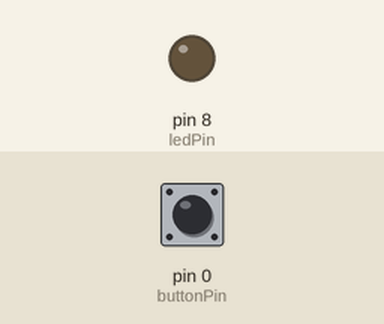
The sketch below on a simulated Arduino Uno, built with avr-gcc and run on an emulated ATmega328P. Shown: output pins drawn as LEDs (lit = HIGH). The test bench sets the inputs (shaded band); at power-on: pin 0 (buttonPin) LOW.

Above: at 1.2 s.
1.3 s: pin 0 (buttonPin) pulled HIGH for 0.15 s
At 1.37 s:
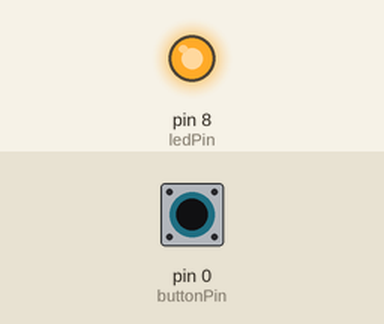
2.9 s: pin 0 (buttonPin) pulled HIGH for 3.2 s
At 6.9 s:
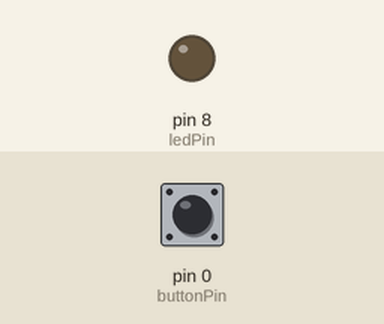
Timing chart, 0 to 8.4 s (numbered marks = the images above; inputs shaded):
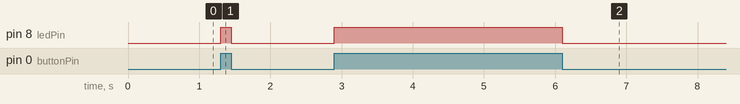

Measured:
- after the input at 1.3 s, pin 8 (ledPin): LOW → HIGH at once, → LOW 0.15 s later
- after the input at 2.9 s, pin 8 (ledPin): LOW → HIGH at once, → LOW 3.2 s later

The sketch:

Button_Test.ino
```cpp
const int buttonPin = 0;
const int ledPin = 8;
int buttonState;

void setup() {
  // put your setup code here, to run once:
  pinMode(buttonPin, INPUT);
  pinMode(8, OUTPUT);
}

void loop() {
  buttonState = digitalRead(buttonPin);

  if (buttonState == HIGH) {
    digitalWrite(ledPin, HIGH);
  } else {
    digitalWrite(ledPin, LOW);
  }
}
```
